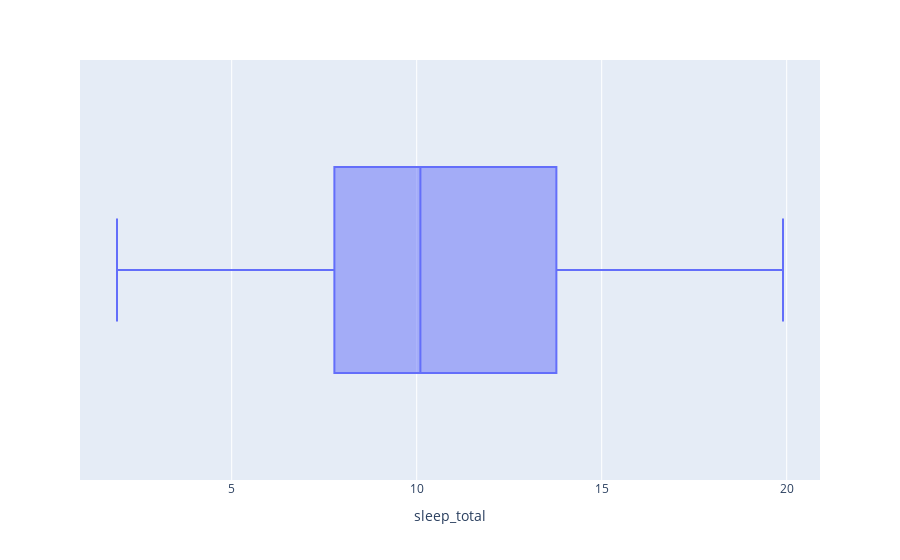

The code cell stored with this chart in its notebook:
### Code cell
import plotly.express as px

px.box(df_animal,x='sleep_total')

### Figure 1 — Plotly figure (JSON) as saved in the notebook; plotly's stock layout.template omitted (floating-point values rounded to 4 significant figures)
{"data": [{"alignmentgroup": "True", "hovertemplate": "sleep_total=%{x}<extra></extra>", "legendgroup": "", "marker": {"color": "#636efa"}, "name": "", "notched": false, "offsetgroup": "", "orientation": "h", "showlegend": false, "type": "box", "x": [12.1, 17, 14.4, 14.9, 4, 14.4, 8.7, 7, 10.1, 3, 5.3, 9.4, 10, 12.5, 10.3, 8.3, 9.1, 17.4, 5.3, 18, 3.9, 19.7, 2.9, 3.1, 10.1, 10.9, 14.9, 12.5, 9.8, 1.9, 2.7, 6.2, 6.3, 8, 9.5, 3.3, 19.4, 10.1, 14.2, 14.3, 12.8, 12.5, 19.9, 14.6, 11, 7.7, 14.5, 8.4, 3.8, 9.7, 15.8, 10.4, 13.5, 9.4, 10.3, 11, 11.5, 13.7, 3.5, 5.6, 11.1, 18.1, 5.4, 13, 8.7, 9.6, 8.4, 11.3, 10.6, 16.6, 13.8, 15.9, 12.8, 9.1, 8.6, 15.8, 4.4, 15.6, 8.9, 5.2, 6.3, 12.5, 9.8], "x0": " ", "xaxis": "x", "y0": " ", "yaxis": "y"}], "layout": {"autosize": true, "boxmode": "group", "legend": {"tracegroupgap": 0}, "margin": {"t": 60}, "xaxis": {"anchor": "y", "autorange": true, "domain": [0, 1], "range": [0.9, 20.9], "title": {"text": "sleep_total"}, "type": "linear"}, "yaxis": {"anchor": "x", "autorange": true, "domain": [0, 1], "range": [-0.5, 0.5], "type": "category"}}}
